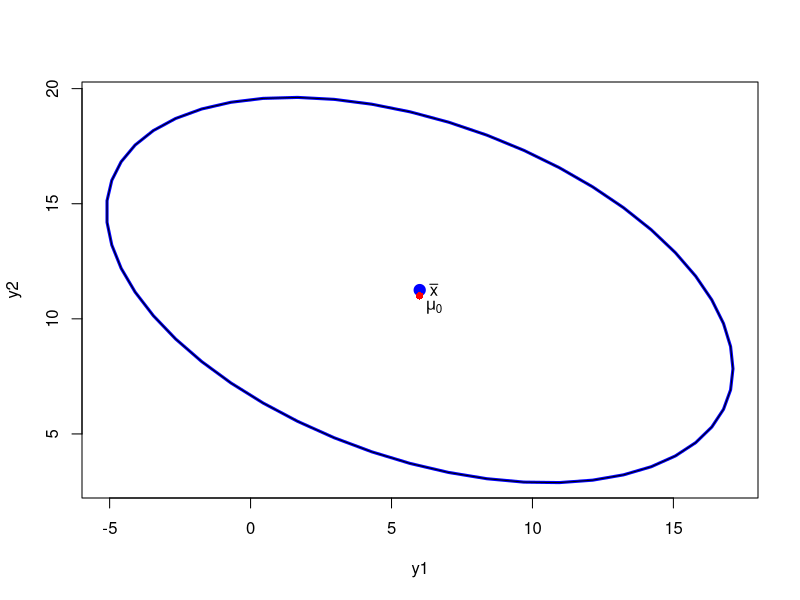

Source code (R):
## ---- chunk 1
data <- data.frame(x1=c(3,6,5,10),x2=c(10,12,14,9))
data
## ---- chunk 2
n <- 4
p <- 2
xbar = colMeans(data)
col <- c(6,11)
xbarmod <- xbar-col
s = cov(data)
sinv <- solve(s)
T2 <- n%*%t(xbarmod)%*%sinv%*%xbarmod
T2
## ---- chunk 3
kritis <- (3-1)*2/(3-2)
dff <- kritis * qf(.95,df1=2,df2=3-2)
dff
## ---- chunk 4
a1 <- c(1,0)
bawah <- (t(a1)%*%xbar)-(qt(1-(0.05/4),n-1)%*%(sqrt(t(a1)%*%s%*%a1)/sqrt(n)))
bawah
atas <- (t(a1)%*%xbar)+(qt(1-(0.05/4),n-1)%*%(sqrt(t(a1)%*%s%*%a1)/sqrt(n)))
atas
## ---- chunk 5
a2 <- c(0,1)
bawah <- (t(a2)%*%xbar)-(qt(1-(0.05/4),n-1)%*%(sqrt(t(a2)%*%s%*%a2)/sqrt(n)))
bawah
atas <- (t(a2)%*%xbar)+(qt(1-(0.05/4),n-1)%*%(sqrt(t(a2)%*%s%*%a2)/sqrt(n)))
atas
## ---- chunk 6
library(car)
alpha<-0.05
tconst <- sqrt((p/n)*((n-1)/(n-p)) * qf(1-alpha,p,n-p))
id <- c(1,2)
plot(ellipse(center=xbar[id], shape=s[id,id], radius=tconst,draw=F),type="n", xlab="y1", ylab="y2")
lines(ellipse(center=xbar[id], shape=s[id,id], radius=tconst,
lwd=3), xlab="y1", ylab="y2")
points(6,11,col="red", pch=16)
text(6.5,10.5,expression(mu[0]))
text(xbar[1]+0.5,xbar[2],expression(bar(x)))
